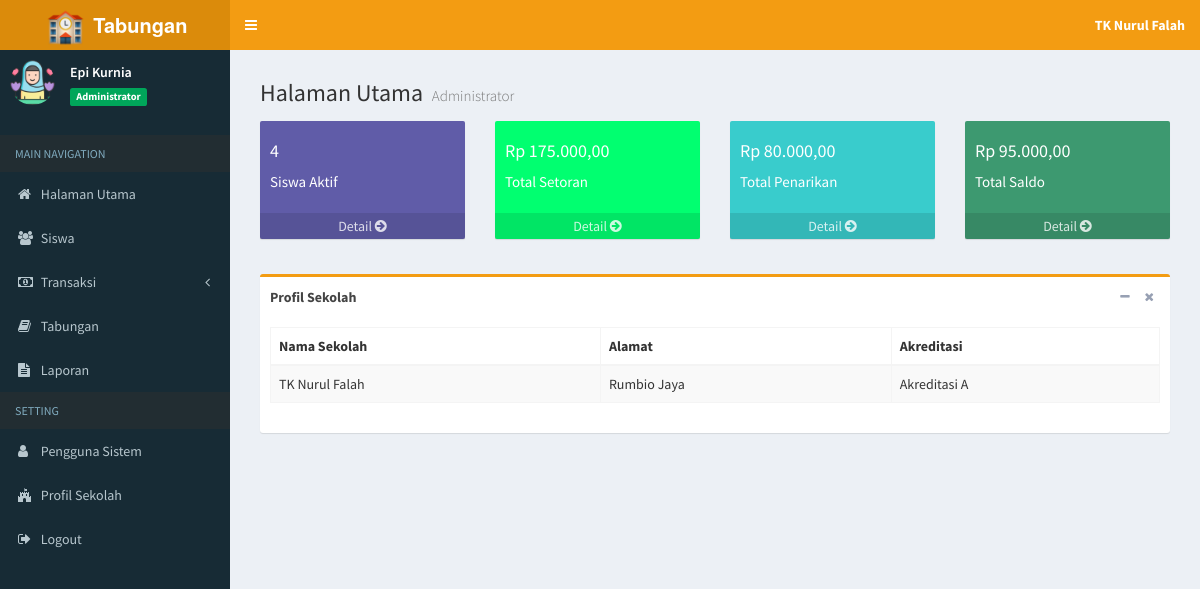
/index.php (signed in), run on the app's committed database.
### tables this page shows
CREATE TABLE `tb_profil` (
  `id_profil` int(11) NOT NULL,
  `nama_sekolah` varchar(200) NOT NULL,
  `alamat` varchar(400) NOT NULL,
  `akreditasi` char(2) NOT NULL
);

### inc/rupiah.php (called while the page is built)
<?php
function rupiah($angka){
	$hasil_rupiah = "Rp " . number_format($angka,2,',','.');
	return $hasil_rupiah;
}

### index.php (the view, shortened to what this page needs)
<?php
    if (isset($_SESSION["ses_username"])==""){
		header("location: login.php");
    }else{
      $data_nama = $_SESSION["ses_nama"];
      $data_level = $_SESSION["ses_level"];
    }
    include "inc/koneksi.php";
	include "inc/rupiah.php";
	$sql = $koneksi->query("SELECT * from tb_profil");
	while ($data= $sql->fetch_assoc()) {
		$nama=$data['nama_sekolah'];
	}
?>
<!DOCTYPE html>
<html>
<head>
	<link rel="stylesheet" href="bootstrap/css/bootstrap.min.css">
	<link rel="stylesheet" href="https://cdnjs.cloudflare.com/ajax/libs/font-awesome/4.5.0/css/font-awesome.min.css">
	<link rel="stylesheet" href="https://cdnjs.cloudflare.com/ajax/libs/ionicons/2.0.1/css/ionicons.min.css">
	<link rel="stylesheet" href="plugins/datatables/dataTables.bootstrap.css">
	<link rel="stylesheet" href="plugins/select2/select2.min.css">
	<link rel="stylesheet" href="dist/css/AdminLTE.min.css">
	<link rel="stylesheet" href="dist/css/skins/_all-skins.min.css">
</head>
<body class="hold-transition skin-yellow sidebar-mini">
	<div class="wrapper">
		<header class="main-header">
			<a href="index.php" class="logo">
				<span class="logo-lg">
					<img src="dist/img/logo.png" width="45px">
					<b>Tabungan</b>
				</span>
			</a>
			<nav class="navbar navbar-static-top">
				<a href="#" class="sidebar-toggle" data-toggle="offcanvas" role="button">
				</a>
				<div class="navbar-custom-menu">
					<ul class="nav navbar-nav">
						<li class="dropdown messages-menu">
							<a class="dropdown-toggle" data-toggle="dropdown">
								<span>
									<b>
										<?= $nama; ?>
									</b>
								</span>
							</a>
						</li>
					</ul>
				</div>
			</nav>
		</header>
		<aside class="main-sidebar">
			<section class="sidebar">
				</<b>
				<div class="user-panel">
					<div class="pull-left image">
						<img src="dist/img/avatar.png" class="img-circle" alt="User Image">
					</div>
					<div class="pull-left info">
						<p>
							<?php echo $data_nama; ?>
						</p>
						<span class="label label-success">
							<?php echo $data_level; ?>
						</span>
					</div>
				</div>
				<ul class="sidebar-menu">
					<li class="header">MAIN NAVIGATION</li>
					<?php
          if ($data_level=="Administrator"){
        ?>
					<li class="treeview">
						<a href="?page=admin">
							<i class="fa fa-home"></i>
							<span>Halaman Utama</span>
						</a>
					</li>
					<li class="treeview">
						<a href="?page=MyApp/data_siswa">
							<i class="fa fa-users"></i>
							<span>Siswa</span>
						</a>
					</li>
					<li class="treeview">
						<a href="#">
							<i class="fa fa-money"></i>
							<span>Transaksi</span>
							<span class="pull-right-container">
								<i class="fa fa-angle-left pull-right"></i>
							</span>
						</a>
					</li>
					<li class="treeview">
						<a href="?page=view_tabungan">
							<i class="fa fa-book"></i>
							<span>Tabungan</span>
						</a>
					</li>
					<li class="treeview">
						<a href="?page=laporan">
							<i class="fa fa-file-text"></i>
							<span>Laporan</span>
						</a>
					</li>
					<li class="header">SETTING</li>
					<li class="treeview">
						<a href="?page=MyApp/data_pengguna">
							<i class="fa fa-user"></i>
							<span>Pengguna Sistem</span>
						</a>
					</li>
					<li class="treeview">
						<a href="?page=MyApp/data_profil">
							<i class="fa fa-fort-awesome"></i>
							<span>Profil Sekolah</span>
						</a>
					</li>
					<?php
            }
          ?>
					<li>
						<a href="logout.php" onclick="return confirm('Anda yakin keluar dari aplikasi ?')">
							<i class="fa fa-sign-out"></i>
							<span>Logout</span>
						</a>
					</li>
			</section>
		</aside>
		<div class="content-wrapper">
			<section class="content">
				<?php
      if(isset($_GET['page'])){
          $hal = $_GET['page'];
          switch ($hal) {
              case 'admin':
                  include "home/admin.php";
                  break;
              case 'walimurid':
                  include "home/walimurid.php";
                  break;
              case 'MyApp/data_pengguna':
                  include "admin/pengguna/data_pengguna.php";
                  break;
              case 'MyApp/add_pengguna':
                  include "admin/pengguna/add_pengguna.php";
                  break;
              case 'MyApp/edit_pengguna':
                  include "admin/pengguna/edit_pengguna.php";
                  break;
              case 'MyApp/del_pengguna':
                  include "admin/pengguna/del_pengguna.php";
				  break;
              case 'MyApp/data_profil':
                  include "admin/profil/data_profil.php";
                  break;
              case 'MyApp/edit_profil':
                  include "admin/profil/edit_profil.php";
                  break;
              case 'MyApp/data_kelas':
                  include "admin/kelas/data_kelas.php";
                  break;
              case 'MyApp/add_kelas':
                  include "admin/kelas/add_kelas.php";
                  break;
              case 'MyApp/edit_kelas':
                  include "admin/kelas/edit_kelas.php";
                  break;
              case 'MyApp/del_kelas':
                  include "admin/kelas/del_kelas.php";
                  break;
              case 'MyApp/data_siswa':
                  include "admin/siswa/data_siswa.php";
                  break;
              case 'MyApp/add_siswa':
                  include "admin/siswa/add_siswa.php";
                  break;
              case 'MyApp/edit_siswa':
                  include "admin/siswa/edit_siswa.php";
                  break;
              case 'MyApp/del_siswa':
                  include "admin/siswa/del_siswa.php";
				  break;
              case 'data_setor':
                  include "petugas/setor/data_setor.php";
                  break;
              case 'add_setor':
                  include "petugas/setor/add_setor.php";
                  break;
              case 'edit_setor':
                  include "petugas/setor/edit_setor.php";
                  break;
              case 'del_setor':
                  include "petugas/setor/del_setor.php";
				  break;
              case 'data_tarik':
                  include "petugas/tarik/data_tarik.php";
                  break;
              case 'add_tarik':
                  include "petugas/tarik/add_tarik.php";
                  break;
              case 'edit_tarik':
                  include "petugas/tarik/edit_tarik.php";
                  break;
              case 'del_tarik':
                  include "petugas/tarik/del_tarik.php";
				  break;
				case 'data_tabungan':
					include "petugas/tabungan/data_tabungan.php";
					break;
				case 'view_tabungan':
					include "petugas/tabungan/view_tabungan.php";
					break;
				case 'kas_tabungan':
					include "petugas/kas/data_kas.php";
					break;
				case 'kas_full':
					include "petugas/kas/kas_full.php";
					break;
				case 'view_kas':
					include "petugas/kas/view_kas.php";
					break;
				case 'laporan':
					include "petugas/laporan/view_laporan.php";
					break;
              default:
				  echo "<center><br><br><br><br><br><br><br><br><br>
				  <h1> Halaman tidak ditemukan !</h1></center>";
                  break;
          }
      }else{
          if($data_level=="Administrator"){
              include "home/admin.php";
              }
                  elseif($data_level=="Wali Murid"){
                      include "home/walimurid.php";
                      }
                        }
    ?>
			</section>
		</div>
</body>
</html>

### home/admin.php (shortened to what this page needs)
<?php
	$sql = $koneksi->query("SELECT count(nis) as siswa  from tb_siswa where status='Aktif'");
	while ($data= $sql->fetch_assoc()) {
		$siswa=$data['siswa'];
	}
?>
<?php
	$sql = $koneksi->query("SELECT SUM(setor) as Tsetor  from tb_tabungan where jenis='ST'");
	while ($data= $sql->fetch_assoc()) {
		$setor=$data['Tsetor'];
	}
?>
<?php
	$sql = $koneksi->query("SELECT SUM(tarik) as Ttarik  from tb_tabungan where jenis='TR'");
	while ($data= $sql->fetch_assoc()) {
		$tarik=$data['Ttarik'];
	}
	$saldo=$setor-$tarik;
?>
<section class="content-header">
	<h1>
		Halaman Utama
		<small>Administrator</small>
	</h1>
</section>
<section class="content">
	<div class="row">
		<div class="col-lg-3 col-xs-6">
			<div class="small-box bg-purple">
				<div class="inner">
					<h4>
						<?= $siswa; ?>
					</h4>
					<p>Siswa Aktif</p>
				</div>
				<a href="?page=MyApp/data_siswa" class="small-box-footer">Detail
					<i class="fa fa-arrow-circle-right"></i>
				</a>
			</div>
		</div>
		<div class="col-lg-3 col-xs-6">
			<div class="small-box bg-lime">
				<div class="inner">
					<h4>
						<?= rupiah($setor); ?>
					</h4>
					<p>Total Setoran</p>
				</div>
				<a href="?page=data_setor" class="small-box-footer">Detail
					<i class="fa fa-arrow-circle-right"></i>
				</a>
			</div>
		</div>
		<div class="col-lg-3 col-xs-6">
			<div class="small-box bg-teal">
				<div class="inner">
					<h4>
						<?= rupiah($tarik); ?>
					</h4>
					<p>Total Penarikan</p>
				</div>
				<a href="?page=data_tarik" class="small-box-footer">Detail
					<i class="fa fa-arrow-circle-right"></i>
				</a>
			</div>
		</div>
		<div class="col-lg-3 col-xs-6">
			<div class="small-box bg-olive">
				<div class="inner">
					<h4>
						<?= rupiah($saldo); ?>
					</h4>
					<p>Total Saldo</p>
				</div>
				<a href="#" class="small-box-footer">Detail
					<i class="fa fa-arrow-circle-right"></i>
				</a>
			</div>
		</div>
	</div>
	<section class="content">
		<div class="row">
			<div class="box box-warning">
				<div class="box-header">
					<strong>Profil Sekolah</strong>
					<div class="box-tools pull-right">
						<button type="button" class="btn btn-box-tool" data-widget="collapse">
							<i class="fa fa-minus"></i>
						</button>
						<button type="button" class="btn btn-box-tool" data-widget="remove">
							<i class="fa fa-remove"></i>
						</button>
					</div>
				</div>
				<div class="box-body">
					<div class="table-responsive">
						<table class="table table-bordered table-striped">
							<thead>
								<tr>
									<th>Nama Sekolah</th>
									<th>Alamat</th>
									<th>Akreditasi</th>
								</tr>
							</thead>
							<tbody>
								<?php
                  $sql = $koneksi->query("select * from tb_profil");
                  while ($data= $sql->fetch_assoc()) {
                ?>
								<tr>
									<td>
										<?php echo $data['nama_sekolah']; ?>
									</td>
									<td>
										<?php echo $data['alamat']; ?>
									</td>
									<td>
										Akreditasi
										<?php echo $data['akreditasi']; ?>
									</td>
								</tr>
								<?php
                  }
                ?>
							</tbody>
						</table>
					</div>
				</div>
			</div>
		</div>
	</section>

### data on the page
tb_profil: nama_sekolah "TK Nurul Falah", alamat "Rumbio Jaya", akreditasi "A"

### other printed values
$data_nama "Epi Kurnia"
$data_level "Administrator"
$siswa "4"
rupiah($setor) "Rp 175.000,00"
rupiah($tarik) "Rp 80.000,00"
rupiah($saldo) "Rp 95.000,00"
